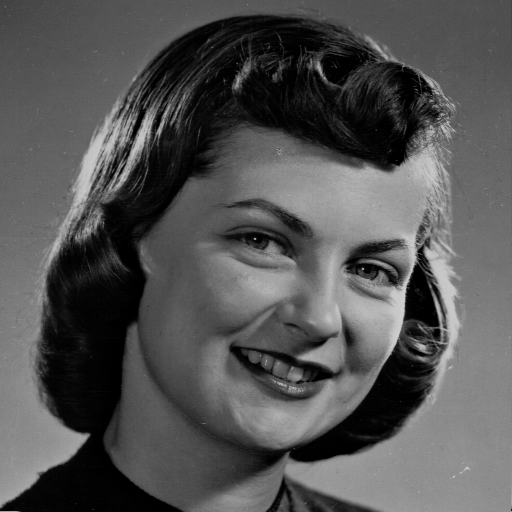
%> input picture lab3/girlface.bmp, 512 x 512 px
$ octave lab3.m   (GNU Octave 9; MATLAB toolbox functions it lacks are replaced by stand-ins)
%> lines starting %> are read from the running program, lines starting %| are printed output that depends on the picture; long printed decimals are rounded
%> further down, pic is the input picture: size 512x512 uint8; min 0, max 207, mean 83.6
### lab3/calcHaarLevel1.m
function H = calcHaarLevel1(Y)
 % This function takes as input a 2D array Y containing
   % the image intensities of a picture and returns 1-level Haar
   % Haar Transform
   [vRes,hRes] = size(Y);
%> vRes = 512; hRes = 512
   H = zeros(vRes,hRes);
   T = 2^(-0.5) .* [1,1 ; 1,-1];
   for j = 1:2:vRes
       for i = 1:2:hRes
           H(j:j+1,i:i+1) = T * double(Y(j:j+1,i:i+1)) * T' ;
       end
   end
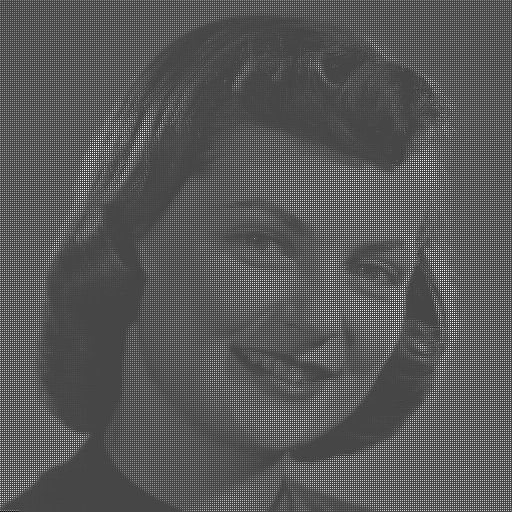
%> H: size 512x512 double; min -156.5, max 413, mean 41.8; drawn with min black and max white
   A = zeros(vRes/2,hRes/2);
   B = A;
   C = A;
   D = A;
   for j = 1:2:vRes
       for i = 1:2:hRes
           a = H(j,i);
           A((j+1)/2,(i+1)/2) = a;
           b = H(j,i+1);
           B((j+1)/2,(i+1)/2) = b;
           c = H(j+1,i);
           C((j+1)/2,(i+1)/2) = c;
           d = H(j+1,i+1);
           D((j+1)/2,(i+1)/2) = d;
       end
   end
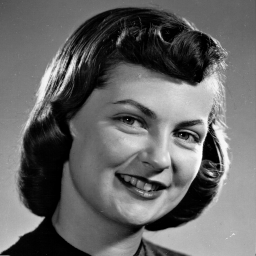
%> A: size 256x256 double; min 0, max 413, mean 167.1; drawn with min black and max white
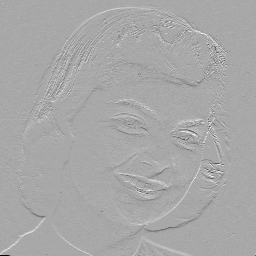
%> C: size 256x256 double; min -156.5, max 80.5, mean 0; drawn with min black and max white
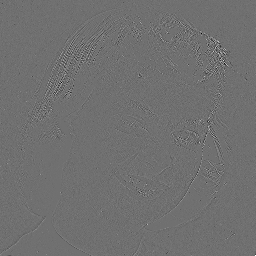
%> D: size 256x256 double; min -53, max 67.5, mean 0; drawn with min black and max white
   H(1:vRes/2,1:hRes/2) = A;
   H(1:vRes/2,(hRes/2)+1:end) = B;
   H((vRes/2)+1:end,1:hRes/2) = C;
   H((vRes/2)+1:end,(hRes/2)+1:end) = D;
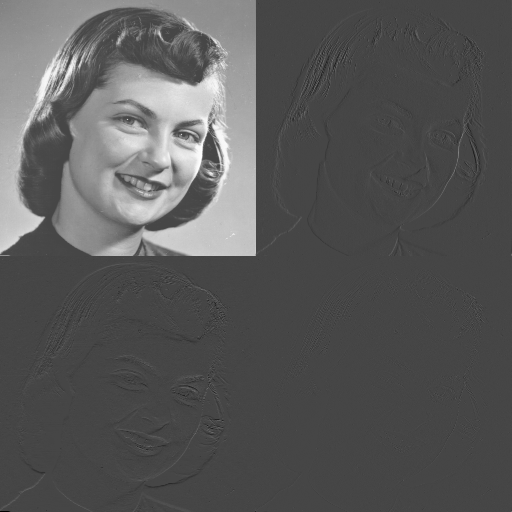
%> H: size 512x512 double; min -156.5, max 413, mean 41.8; mean of the top-left, top-right, bottom-left and bottom-right quarters 167.1, 0, 0, 0; drawn with min black and max white

### lab3/calcInvHaar.m
function Y = calcInvHaar(H, n)
%> called with n = 1
% inverse Haar transform
%    calcInvHaar(H, n) computes the inverse of the Haar transform
%    H is the input Haar image
%    n is the number of levels of the Haar transform

if (mod(size(H,1),2) ~= 0)
    error('height must be multiple of 2');
end
if (mod(size(H,2),2) ~= 0)
    error('width must be multiple of 2');
end

hx = size(H,2)/2;
%> hx = 256
hy = size(H,1)/2;
%> hy = 256

lolo = H(1:hy, 1:hx);

if n>1
    lolo = calcInvHaar(lolo, n-1);
end

lohi = H(1:hy, hx + (1:hx));
hilo = H(hy + (1:hy), 1:hx);

hihi = H(hy + (1:hy), hx + (1:hx));

a = (lolo+lohi+hilo+hihi)/2;
b = (lolo-lohi+hilo-hihi)/2;
c = (lolo+lohi-hilo-hihi)/2;
d = (lolo-lohi-hilo+hihi)/2;

Y = zeros(size(H));

Y(1:2:end, 1:2:end) = a;
Y(1:2:end, 2:2:end) = b;
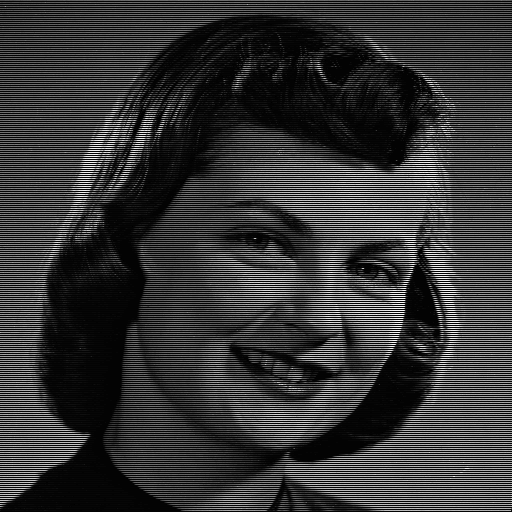
%> Y: size 512x512 double; min -2.5, max 207.5, mean 41.8; drawn with min black and max white
Y(2:2:end, 1:2:end) = c;
Y(2:2:end, 2:2:end) = d;
%> call 3 of calcInvHaar, with n = 1
%> in calcInvHaar (call 3), `hihi = H(hy + (1:hy), hx + (1:hx));`:
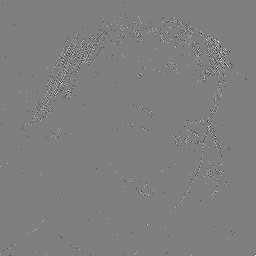
%> hihi: size 256x256 double; min -60, max 60, mean 0; drawn with min black and max white

### lab3/calcEntropy.m
function entropy = calcEntropy(pic)
    %This function takes as input a 2D array Y containing
    %the image intensities and returns the entropy.
    [vRes,hRes] = size(pic);
%> vRes = 256; hRes = 256
    numPix = vRes*hRes;
%> numPix = 65536
    s = size(unique(pic)); %Decided to take the number of different values in the image
%> s = [84 1]
    s = s(1);
%> s = 84
    hist = histcounts(pic,s); %only create s bins
%> hist = 84 values, max 3185 at index 2, min 1 at index 84, mean 780.2
    probHist = hist/numPix;
%> probHist = 84 values, max 0.0486 at index 2, min 1.53e-05 at index 84, mean 0.0119
    logArray = probHist.*log2(probHist);
%> logArray = 84 values, max -0.000244 at index 84, min -0.212 at index 2, mean -0.0709
    logArray(isnan(logArray))=0; %Replace any NaN from 0log0 with 0
    entropy = sum(logArray)*-1;
%> entropy = 5.95

### lab3/haarEntropy.m
function totalEntropy = haarEntropy(H)
    [vRes,hRes] = size(H);
    lolo = H(1:vRes/2,1:hRes/2);
    hilo = H(1:vRes/2,(hRes/2)+1:end);
    lohi = H((vRes/2)+1:end,1:hRes/2);
    hihi = H((vRes/2)+1:end,(hRes/2)+1:end);
    haarEntropy = calcEntropy(lolo);
%> haarEntropy = 5.95
    haarEntropy = haarEntropy + calcEntropy(hilo);
%> haarEntropy = 8.03
    haarEntropy = haarEntropy + calcEntropy(lohi);
%> haarEntropy = 10.05
    haarEntropy = haarEntropy + calcEntropy(hihi);
%> haarEntropy = 11.32
    totalEntropy = haarEntropy/4;
%> totalEntropy = 2.83

### lab3/calcMSE.m
function MSE = calcMSE(Y1, Y2)
% It might be expected to do the calculations
% but matlab has a mse function...
    MSE = immse(Y1,Y2);

### lab3/calcHaar.m
function H = calcHaar(Y,n)
if n
    if n>1
        H = calcHaarLevel1(Y);
        [vRes,hRes] = size(H);
        lolo = H(1:vRes/2,1:hRes/2);
        H(1:vRes/2,1:hRes/2) = calcHaar(lolo,n-1);

    else
        H = calcHaarLevel1(Y);
    end
else
    H = calcHaarLevel1(Y);
end

### lab3/haarEntropyN.m
function entropy = haarEntropyN(Y,n)
if n
    if n>1
        [vRes,hRes] = size(Y);
        lolo = Y(1:vRes/2,1:hRes/2);

        loloEntropy = haarEntropyN(lolo,n-1);

        hilo = Y(1:vRes/2,(hRes/2)+1:end);
        lohi = Y((vRes/2)+1:end,1:hRes/2);
        hihi = Y((vRes/2)+1:end,(hRes/2)+1:end);
        tempEntropy = loloEntropy;
        tempEntropy = tempEntropy + calcEntropy(hilo);
        tempEntropy = tempEntropy + calcEntropy(lohi);
        tempEntropy = tempEntropy + calcEntropy(hihi);
        entropy = tempEntropy/4;
    else
        entropy =  haarEntropy(Y);
    end
else
    entropy = haarEntropy(Y);
end

### lab3/lab3.m
 close all;
% Y = [5/8, 3/32, 3/32, 1/32, 1/8, 1/32];
% X = Y.*log2(Y);
% disp(-sum(X));
fileName = 'girlface.bmp';
pic = imread(fileName);

% figure(1);
% imshow(pic,[0,255]);
% title(fileName);

% Haar transform of original image
haar1 = calcHaarLevel1(pic);

% Quantised images and quantised, haar transformed images
Q_step = 5;
qPic5 = Q_step*round(pic/Q_step);
haarq5 = Q_step*round(haar1/Q_step);
Q_step = 10;
qPic10 = Q_step*round(pic/Q_step);
haarq10 = Q_step*round(haar1/Q_step);
Q_step = 20;
qPic20 = Q_step*round(pic/Q_step);
haarq20 = Q_step*round(haar1/Q_step);

% Reconstructed, quantised images
invH5 = calcInvHaar(haarq5,1);
invH10 = calcInvHaar(haarq10,1);
invH20 = calcInvHaar(haarq20,1);

% montage([pic,qPic]);
% entr = calcEntropy(pic);
% disp(entr);


% Subplot of reconstructed and quantised images
figure(3);
subplot(2,3,1);
imshow(invH5,[0,255]);
title("Inverse Haar, q=5");
subplot(2,3,2);
imshow(invH10,[0,255])
title("Inverse Haar, q=10");
subplot(2,3,3);
imshow(invH20,[0,255])
title("Inverse Haar, q=20");

subplot(2,3,4);
imshow(qPic5,[0,255]);
title("q=5");
subplot(2,3,5);
imshow(qPic10,[0,255])
title("q=10");
subplot(2,3,6);
imshow(qPic20,[0,255])
title("q=20");

% Entropy of quantised haar transforms
hEntrQ5 = haarEntropy(haarq5);
%> hEntrQ5 = 2.83
fprintf("Entropy of Haar image, q=5 %d",hEntrQ5);
hEntrQ10 = haarEntropy(haarq10);
%> hEntrQ10 = 1.92
fprintf("Entropy of Haar image, q=10 %d",hEntrQ10);
hEntrQ20 = haarEntropy(haarq20);
%> hEntrQ20 = 1.39
fprintf("Entropy of Haar image, q=20 %d\n",hEntrQ20);
%| Entropy of Haar image, q=5 2.83014Entropy of Haar image, q=10 1.92022Entropy of Haar image, q=20 1.390

mseHaarInv5 = calcMSE(invH5,double(pic));
%> in calcMSE, `MSE = immse(Y1,Y2);`: MSE = 1.91
%> mseHaarInv5 = 1.91
fprintf("MSE between original and Haar image, q=5 %d\n",mseHaarInv5);
%| MSE between original and Haar image, q=5 1.907
mseHaarInv10 = calcMSE(invH10,double(pic));
%> mseHaarInv10 = 5.76
fprintf("MSE between original and Haar image, q=10 %d\n",mseHaarInv10);
%| MSE between original and Haar image, q=10 5.757
mseHaarInv20 = calcMSE(invH20,double(pic));
%> mseHaarInv20 = 16.46
fprintf("MSE between original and Haar image, q=20 %d\n",mseHaarInv20);
%| MSE between original and Haar image, q=20 16.4603

mseQpic5 = calcMSE(qPic5,pic);
%> mseQpic5 = 1.97
fprintf("MSE between original and Quantised Image, q=5 %d\n",mseQpic5);
%| MSE between original and Quantised Image, q=5 1.970
mseQpic10 = calcMSE(qPic10,pic);
%> mseQpic10 = 8.16
fprintf("MSE between original and Quantised Image, q=10 %d\n",mseQpic10);
%| MSE between original and Quantised Image, q=10 8.160
mseQpic20 = calcMSE(qPic20,pic);
%> mseQpic20 = 30.48
fprintf("MSE between original and Quantised Image, q=20 %d\n",mseQpic20);
%| MSE between original and Quantised Image, q=20 30.4794
% [15 lines of commented-out code are left out]
haar2 = calcHaar(pic,2);
haar3 = calcHaar(pic,3);
haar4 = calcHaar(pic,4);
haar5 = calcHaar(pic,5);

Q_step = 10;
haar2q10 = Q_step*round(haar2/Q_step);
haar3q10 = Q_step*round(haar3/Q_step);
haar4q10 = Q_step*round(haar4/Q_step);
haar5q10 = Q_step*round(haar5/Q_step);

% invH10
inv2H10 = calcInvHaar(haar2q10,2);
inv3H10 = calcInvHaar(haar3q10,3);
inv4H10 = calcInvHaar(haar4q10,4);
inv5H10 = calcInvHaar(haar5q10,5);
% invn5 = calcInvHaar(hq5n5,5);

figure(8);
subplot(2,3,1);
imshow(invH10,[0,255]);
title("Haar 1, q=10");
subplot(2,3,2);
imshow(inv2H10,[0,255]);
title("Haar 2, q=10");
subplot(2,3,3);
imshow(inv3H10,[0,255]);
title("Haar 3, q=10");
subplot(2,3,4);
imshow(inv4H10,[0,255]);
title("Haar 4, q=10");
subplot(2,3,5);
imshow(inv5H10,[0,255]);
title("Haar 5, q=10");


% hEntrQ10
fprintf("Qstep=10 & Haar=1, Entropy=%d\n",hEntrQ10);
%| Qstep=10 & Haar=1, Entropy=1.920
haarEntN2 = haarEntropyN(haar2q10,2);
%> in haarEntropyN, `loloEntropy = haarEntropyN(lolo,n-1);`: loloEntropy = 2.97
%> in haarEntropyN, `tempEntropy = tempEntropy + calcEntropy(hilo);`: tempEntropy = 4.21
%> in haarEntropyN, `tempEntropy = tempEntropy + calcEntropy(lohi);`: tempEntropy = 5.06
%> in haarEntropyN, `tempEntropy = tempEntropy + calcEntropy(hihi);`: tempEntropy = 5.66
%> in haarEntropyN, `entropy = tempEntropy/4;`: entropy = 1.42
%> haarEntN2 = 1.42
fprintf("Qstep=10 & Haar=2, Entropy=%d\n",haarEntN2);
%| Qstep=10 & Haar=2, Entropy=1.416
haarEntN3 = haarEntropyN(haar3q10,3);
%> haarEntN3 = 1.29
fprintf("Qstep=10 & Haar=3, Entropy=%d\n",haarEntN3);
%| Qstep=10 & Haar=3, Entropy=1.290
haarEntN4 = haarEntropyN(haar4q10,4);
%> haarEntN4 = 1.26
fprintf("Qstep=10 & Haar=4, Entropy=%d\n",haarEntN4);
%| Qstep=10 & Haar=4, Entropy=1.257
haarEntN5 = haarEntropyN(haar5q10,5);
%> haarEntN5 = 1.25
fprintf("Qstep=10 & Haar=5, Entropy=%d\n",haarEntN5);
%| Qstep=10 & Haar=5, Entropy=1.249
%
% qh10 = 10*round(pic/10);
% qhe = calcEntropy(qh10);
% disp(qhe);
